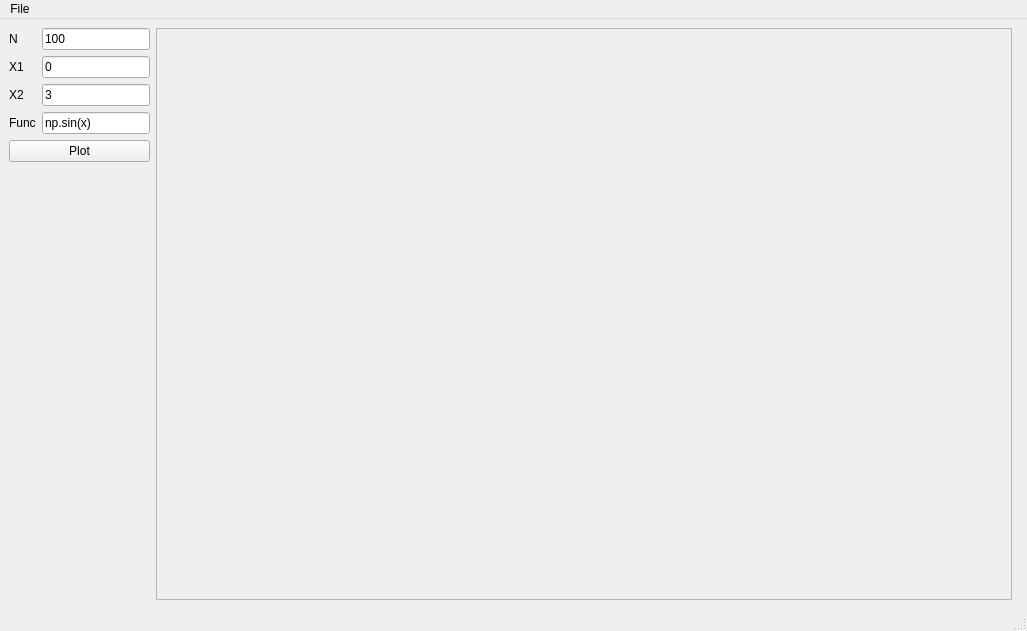
<?xml version="1.0" encoding="UTF-8"?>
<ui version="4.0">
 <class>MainWindow</class>
 <widget class="QMainWindow" name="MainWindow">
  <property name="geometry">
   <rect>
    <x>0</x>
    <y>0</y>
    <width>1027</width>
    <height>631</height>
   </rect>
  </property>
  <property name="windowTitle">
   <string>MainWindow</string>
  </property>
  <widget class="QWidget" name="centralwidget">
   <layout class="QHBoxLayout" name="horizontalLayout" stretch="0,1,0">
    <item>
     <layout class="QVBoxLayout" name="verticalLayout" stretch="0,0,1">
      <item>
       <layout class="QFormLayout" name="formLayout">
        <item row="2" column="0">
         <widget class="QLabel" name="label">
          <property name="text">
           <string>X1</string>
          </property>
         </widget>
        </item>
        <item row="3" column="0">
         <widget class="QLabel" name="label_2">
          <property name="text">
           <string>X2</string>
          </property>
         </widget>
        </item>
        <item row="3" column="1">
         <widget class="QLineEdit" name="X2LE">
          <property name="text">
           <string>3</string>
          </property>
         </widget>
        </item>
        <item row="4" column="0">
         <widget class="QLabel" name="label_3">
          <property name="text">
           <string>Func</string>
          </property>
         </widget>
        </item>
        <item row="4" column="1">
         <widget class="QLineEdit" name="FUNCLE">
          <property name="text">
           <string>np.sin(x)</string>
          </property>
         </widget>
        </item>
        <item row="2" column="1">
         <widget class="QLineEdit" name="X1LE">
          <property name="text">
           <string>0</string>
          </property>
         </widget>
        </item>
        <item row="1" column="1">
         <widget class="QLineEdit" name="NPLE">
          <property name="text">
           <string>100</string>
          </property>
         </widget>
        </item>
        <item row="1" column="0">
         <widget class="QLabel" name="label_4">
          <property name="text">
           <string>N</string>
          </property>
         </widget>
        </item>
       </layout>
      </item>
      <item>
       <widget class="QPushButton" name="PlotButton">
        <property name="text">
         <string>Plot</string>
        </property>
       </widget>
      </item>
      <item>
       <spacer name="verticalSpacer">
        <property name="orientation">
         <enum>Qt::Vertical</enum>
        </property>
        <property name="sizeHint" stdset="0">
         <size>
          <width>20</width>
          <height>40</height>
         </size>
        </property>
       </spacer>
      </item>
     </layout>
    </item>
    <item>
     <widget class="QScrollArea" name="Graph">
      <property name="widgetResizable">
       <bool>true</bool>
      </property>
      <widget class="QWidget" name="scrollAreaWidgetContents">
       <property name="geometry">
        <rect>
         <x>0</x>
         <y>0</y>
         <width>739</width>
         <height>549</height>
        </rect>
       </property>
      </widget>
     </widget>
    </item>
    <item>
     <widget class="QWidget" name="widget" native="true"/>
    </item>
   </layout>
  </widget>
  <widget class="QMenuBar" name="menubar">
   <property name="geometry">
    <rect>
     <x>0</x>
     <y>0</y>
     <width>1027</width>
     <height>30</height>
    </rect>
   </property>
   <widget class="QMenu" name="menuFile">
    <property name="title">
     <string>File</string>
    </property>
    <addaction name="actionQuit"/>
   </widget>
   <addaction name="menuFile"/>
  </widget>
  <widget class="QStatusBar" name="statusbar"/>
  <action name="actionQuit">
   <property name="text">
    <string>&amp;Quit</string>
   </property>
   <property name="shortcut">
    <string>Ctrl+Q</string>
   </property>
  </action>
 </widget>
 <resources/>
 <connections>
  <connection>
   <sender>actionQuit</sender>
   <signal>triggered()</signal>
   <receiver>MainWindow</receiver>
   <slot>close()</slot>
   <hints>
    <hint type="sourcelabel">
     <x>-1</x>
     <y>-1</y>
    </hint>
    <hint type="destinationlabel">
     <x>513</x>
     <y>315</y>
    </hint>
   </hints>
  </connection>
 </connections>
</ui>
